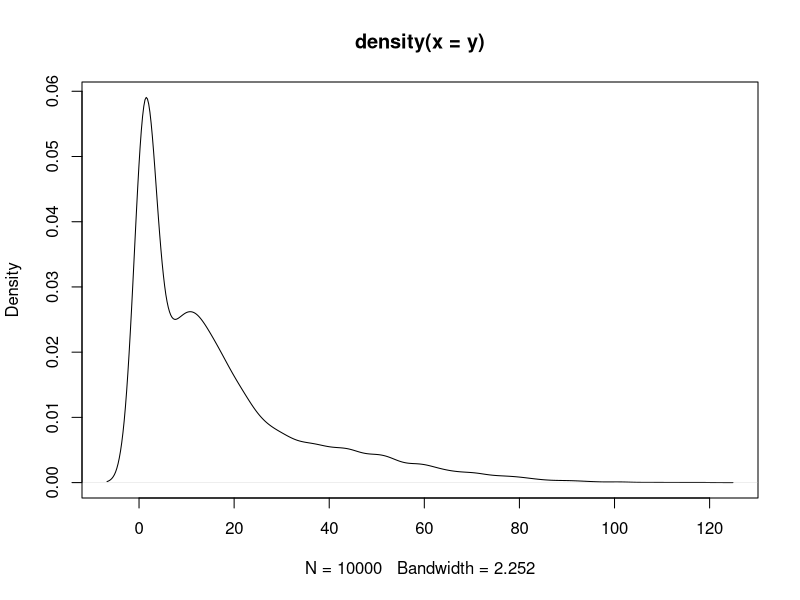

Recreate this plot in R. (Note: this script raises an error after producing the figure.)
library(magrittr)
library(VGAM)


# k-Mixture Rayleigh Model
k = 3

# Data Generation
n = 10000
pi.TRUE = c(0.3, 0.4, 0.3)
sigma.TRUE = c(1, 10, 30)

set.seed(1)
z.TRUE = sample(1:k, size = n, replace = T, prob = pi.TRUE)
y = sapply(z.TRUE, function(z) rrayleigh(1, sigma.TRUE[z]))

plot(density(y))


##################################################


# EM Algorithm

# (1) Set initial values (by k-means)
set.seed(1)
cluster.kmeans = kmeans(y, centers = k)
init = list(pi = as.numeric(table(cluster.kmeans$cluster)/n)[order(cluster.kmeans$centers[,1])],
            sigma = as.numeric(sort(cluster.kmeans$centers[,1]*sqrt(2/pi))))

# (2) Algorithm
mixture_rayleigh = function(y, init, tol = 1e-06, max.iter = 10000000) {
  n = length(y)
  k = length(init$pi)
  
  # E-step
  newpi    = init$pi
  newsigma = init$sigma
  
  # M-step
  pi = numeric(k)
  sigma = numeric(k)
  
  iter = 0
  
  while ((any(abs(sigma - newsigma)/abs(sigma) > tol) | any(abs(pi - newpi)/abs(pi) > tol)) & (iter<max.iter)) {
    # E-step
    pi = newpi
    sigma = newsigma
    w = t(replicate(n, pi)) * outer(y, sigma, drayleigh) / replicate(k, rowSums(t(replicate(n, pi)) * outer(y, sigma, drayleigh)))
    # M-step
    newpi = colSums(w)/n
    newsigma = sqrt(colSums(w*y^2)/2/colSums(w))
    
    iter = iter + 1

    cat('Iteration: ', iter, '\n')
  }
  
  # log likelihood
  w = t(replicate(n, newpi)) * outer(y, newsigma, drayleigh) / replicate(k, rowSums(t(replicate(n, newpi)) * outer(y, newsigma, drayleigh)))
  v = log(t(replicate(n, newpi)) * outer(y, newsigma, drayleigh))
  loglik = sum(w * log(t(replicate(n, newpi)) * outer(y, newsigma, drayleigh)))
  
  return(list(n = n, k = k, iter = iter, loglikelihood = loglik, init = init, pi = newpi, sigma = newsigma, max.iter = max.iter))
}

# (3) Execute iteration
mixture_rayleigh(y, init, max.iter = 30)
result$loglikelihood
v = result$v
w = result$w
product = w * v
sum(product[,1], na.rm = T)
sum(product[,1], na.rm = T) + sum(product[,2], na.rm = T)
output = cbind(v, w, n, )
# Tried k = 2, 
x1 = c(rep(1, 900)) %>% as.numeric()
x2 = c(rep(2, 900)) %>% as.numeric()
x3 = data.frame(x1, x2)
sum(x3[1]) + sum(x3[2])


# ------------------------------ Generate output--------------------------------#

#-------------k = 2, n = 10000--------------#
k = 2
n = 10000
pi.TRUE = c(0.3, 0.7)
sigma.TRUE = c(1, 10)
set.seed(1)
z.TRUE = sample(1:k, size = n, replace = T, prob = pi.TRUE)
y = sapply(z.TRUE, function(z) rrayleigh(1, sigma.TRUE[z]))
cluster.kmeans = kmeans(y, centers = k)
init = list(pi = as.numeric(table(cluster.kmeans$cluster)/n)[order(cluster.kmeans$centers[,1])],
            sigma = as.numeric(sort(cluster.kmeans$centers[,1]*sqrt(2/pi))))
result1 = unlist(mixture_rayleigh(y, init, max.iter = 15))
result2 = unlist(mixture_rayleigh(y, init, max.iter = 50))

#-------------k = 2, n = 1000--------------#
k = 2
n = 1000
pi.TRUE = c(0.3, 0.7)
sigma.TRUE = c(1, 10)
set.seed(1)
z.TRUE = sample(1:k, size = n, replace = T, prob = pi.TRUE)
y = sapply(z.TRUE, function(z) rrayleigh(1, sigma.TRUE[z]))
plot(density(y))
cluster.kmeans = kmeans(y, centers = k)
init = list(pi = as.numeric(table(cluster.kmeans$cluster)/n)[order(cluster.kmeans$centers[,1])],
            sigma = as.numeric(sort(cluster.kmeans$centers[,1]*sqrt(2/pi))))
result3 = unlist(mixture_rayleigh(y, init, max.iter = 15))
result4 = unlist(mixture_rayleigh(y, init, max.iter = 50))
result5 = unlist(mixture_rayleigh(y, init, max.iter = 5000))

#-------------k = 3, n = 10000--------------#
k = 3
n = 10000
pi.TRUE = c(0.3, 0.4, 0.3)
sigma.TRUE = c(1, 10, 20)
set.seed(1)
z.TRUE = sample(1:k, size = n, replace = T, prob = pi.TRUE)
y = sapply(z.TRUE, function(z) rrayleigh(1, sigma.TRUE[z]))
plot(density(y))
cluster.kmeans = kmeans(y, centers = k)
init = list(pi = as.numeric(table(cluster.kmeans$cluster)/n)[order(cluster.kmeans$centers[,1])],
            sigma = as.numeric(sort(cluster.kmeans$centers[,1]*sqrt(2/pi))))
result6 = unlist(mixture_rayleigh(y, init, max.iter = 15))
result7 = unlist(mixture_rayleigh(y, init, max.iter = 50))
result8 = unlist(mixture_rayleigh(y, init, max.iter = 5000))

#-------------k = 3, n = 1000 --------------#
n = 1000
pi.TRUE = c(0.3, 0.4, 0.3)
sigma.TRUE = c(1, 10, 20)
set.seed(1)
z.TRUE = sample(1:k, size = n, replace = T, prob = pi.TRUE)
y = sapply(z.TRUE, function(z) rrayleigh(1, sigma.TRUE[z]))
cluster.kmeans = kmeans(y, centers = k)
init = list(pi = as.numeric(table(cluster.kmeans$cluster)/n)[order(cluster.kmeans$centers[,1])],
            sigma = as.numeric(sort(cluster.kmeans$centers[,1]*sqrt(2/pi))))
result9 = unlist(mixture_rayleigh(y, init, max.iter = 15))
result10 = unlist(mixture_rayleigh(y, init, max.iter = 50))
result11 = unlist(mixture_rayleigh(y, init, max.iter = 5000))

k2 = rbind(result1, result2, result3, result4, result5)
k3 = rbind(result6, result7, result8, result9, result10, result11)

#------------if we remove NaN---------------#
mixture_rayleigh = function(y, init, tol = 1e-05, max.iter = 1000) {
  n = length(y)
  k = length(init$pi)
  
  # E-step
  newpi    = init$pi
  newsigma = init$sigma
  
  # M-step
  pi = numeric(k)
  sigma = numeric(k)
  
  iter = 0
  
  while ((any(abs(sigma - newsigma)/abs(sigma) > tol) | any(abs(pi - newpi)/abs(pi) > tol)) & (iter<max.iter)) {
    # E-step
    pi = newpi
    sigma = newsigma
    w = t(replicate(n, pi)) * outer(y, sigma, drayleigh) / replicate(k, rowSums(t(replicate(n, pi)) * outer(y, sigma, drayleigh)))
    # M-step
    newpi = colSums(w)/n
    newsigma = sqrt(colSums(w*y^2)/2/colSums(w))
    
    iter = iter + 1
    
    cat('Iteration: ', iter, '\n')
  }
  
  # log likelihood
  w = t(replicate(n, newpi)) * outer(y, newsigma, drayleigh) / replicate(k, rowSums(t(replicate(n, newpi)) * outer(y, newsigma, drayleigh)))
  v = log(t(replicate(n, newpi)) * outer(y, newsigma, drayleigh))
  loglik = sum(w * log(t(replicate(n, newpi)) * outer(y, newsigma, drayleigh)), na.rm = T)
  
  return(list(n = n, k = k, iter = iter, loglikelihood = loglik, init = init, pi = newpi, sigma = newsigma, max.iter = max.iter))
}

# k = 2, n = 10000
k = 2
n = 10000
pi.TRUE = c(0.3, 0.7)
sigma.TRUE = c(1, 10)
set.seed(1)
z.TRUE = sample(1:k, size = n, replace = T, prob = pi.TRUE)
y = sapply(z.TRUE, function(z) rrayleigh(1, sigma.TRUE[z]))
plot(density(y))
cluster.kmeans = kmeans(y, centers = k)
init = list(pi = as.numeric(table(cluster.kmeans$cluster)/n)[order(cluster.kmeans$centers[,1])],
            sigma = as.numeric(sort(cluster.kmeans$centers[,1]*sqrt(2/pi))))
result12 = unlist(mixture_rayleigh(y, init, max.iter = 30))
result13 = unlist(mixture_rayleigh(y, init, max.iter = 50))

#-------------k = 2, n = 1000--------------#
k = 2
n = 1000
pi.TRUE = c(0.3, 0.7)
sigma.TRUE = c(1, 10)
set.seed(1)
z.TRUE = sample(1:k, size = n, replace = T, prob = pi.TRUE)
y = sapply(z.TRUE, function(z) rrayleigh(1, sigma.TRUE[z]))
plot(density(y))
cluster.kmeans = kmeans(y, centers = k)
init = list(pi = as.numeric(table(cluster.kmeans$cluster)/n)[order(cluster.kmeans$centers[,1])],
            sigma = as.numeric(sort(cluster.kmeans$centers[,1]*sqrt(2/pi))))
result14 = unlist(mixture_rayleigh(y, init, max.iter = 15))
result15 = unlist(mixture_rayleigh(y, init, max.iter = 50))
result16 = unlist(mixture_rayleigh(y, init, max.iter = 5000))

#-------------k = 3, n = 10000--------------#
k = 3
n = 10000
pi.TRUE = c(0.3, 0.4, 0.3)
sigma.TRUE = c(1, 10, 20)
set.seed(1)
z.TRUE = sample(1:k, size = n, replace = T, prob = pi.TRUE)
y = sapply(z.TRUE, function(z) rrayleigh(1, sigma.TRUE[z]))
plot(density(y))
cluster.kmeans = kmeans(y, centers = k)
init = list(pi = as.numeric(table(cluster.kmeans$cluster)/n)[order(cluster.kmeans$centers[,1])],
            sigma = as.numeric(sort(cluster.kmeans$centers[,1]*sqrt(2/pi))))
result17 = unlist(mixture_rayleigh(y, init, max.iter = 15))
result18 = unlist(mixture_rayleigh(y, init, max.iter = 50))
result19 = unlist(mixture_rayleigh(y, init, max.iter = 5000))

#-------------k = 3, n = 1000 --------------#
n = 1000
z.TRUE = sample(1:k, size = n, replace = T, prob = pi.TRUE)
y = sapply(z.TRUE, function(z) rrayleigh(1, sigma.TRUE[z]))
plot(density(y))
cluster.kmeans = kmeans(y, centers = k)
init = list(pi = as.numeric(table(cluster.kmeans$cluster)/n)[order(cluster.kmeans$centers[,1])],
            sigma = as.numeric(sort(cluster.kmeans$centers[,1]*sqrt(2/pi))))
result20 = unlist(mixture_rayleigh(y, init, max.iter = 15))
result21 = unlist(mixture_rayleigh(y, init, max.iter = 50))
result22 = unlist(mixture_rayleigh(y, init, max.iter = 5000))

k2_removena = rbind(result12, result13, result14, result15, result16)
k3_removena = rbind(result17, result18, result19, result20, result21, result22)

library(openxlsx)
write.xlsx(k2, file = "rayleighk2.xlsx")
write.xlsx(k3, file = "rayleighk3.xlsx")
write.xlsx(k2_removena, file = "rayleighk2rm.xlsx")
write.xlsx(k3_removena, file = "rayleighk3rm.xlsx")
